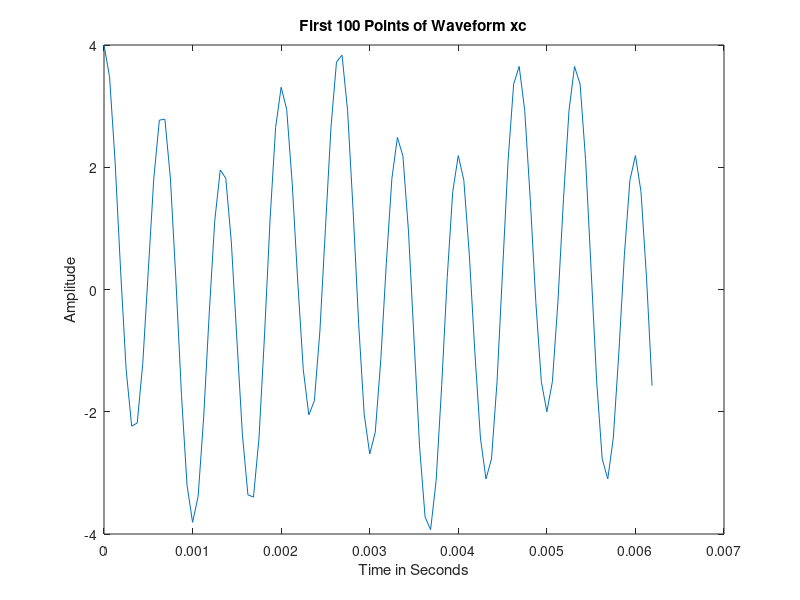
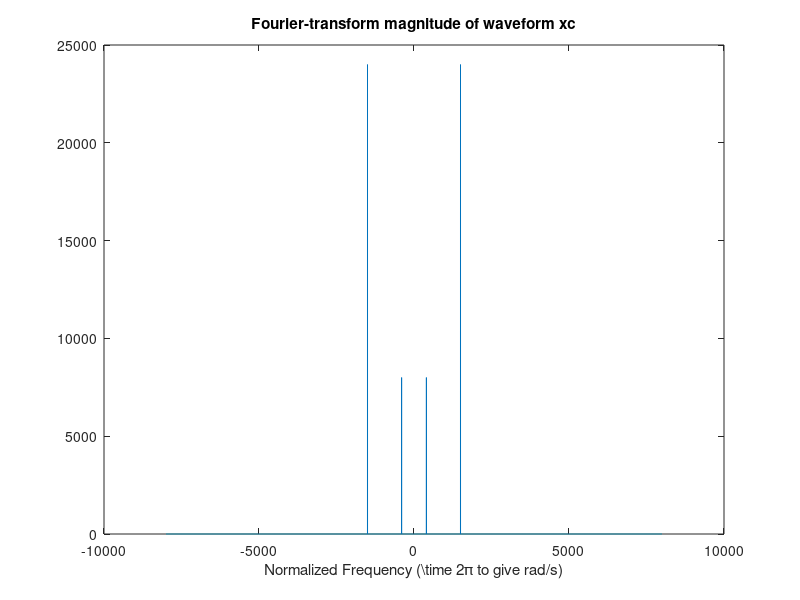

Source code (MATLAB) for these figures, in order:
%% ELEC6410 Project 3
% Answers to Digital Signal Processing Project #3
%% Question 1
% Examine a sampled waveform

%%% Part A
% Same the waveform $x(t) = 3\cos{3000\pit} + \cos(800\pit}$ at a sampling
% frequency of 16 kHz for one second:
%
% Since the signal is sampled at greater than the Nyquist rate, it may be
% treated as a continuous signal.
t = [0:1/16000:1];
xc = 3*cos(3000*pi*t) + cos(800*pi*t);

%%% Part B
% Plot the first 100 points of the signal with an appropriately labeled t
% axis.
%
% Plot is used for the case of a continuous signal in Figure ~\ref(fig:figure1)
figure(1);
plot(t(1:100),xc(1:100));
xlabel('Time in Seconds'); ylabel('Amplitude');
title('First 100 Points of Waveform xc');

%%% Part C
% Plot the Fourier-transform magnitude of x(t).
figure(2);
plot([-8000:7999],fftshift(abs(fft(xc(1:2*8000)))));
xlabel('Normalized Frequency (\time 2\pi to give rad/s)');
title('Fourier-transform magnitude of waveform xc');

%%% Part D
% Explain how this graph corresponds to the actual Fourier transform of
% x(t).
%
% The plot of the Fourier transform in Figure ~\ref(fig:figure2).  The
% important thing to note in the plot of the Fourier transform is that the
% amplitudes are a function of the number of samples as opposed to
% infinite Dirac Delta functions in the case of a true Fourier transform.